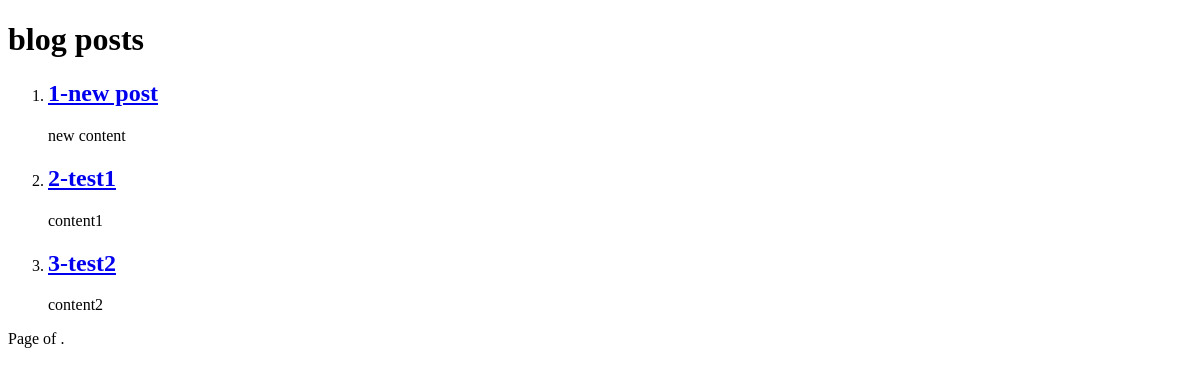
The app's page /blog/post/, older data.
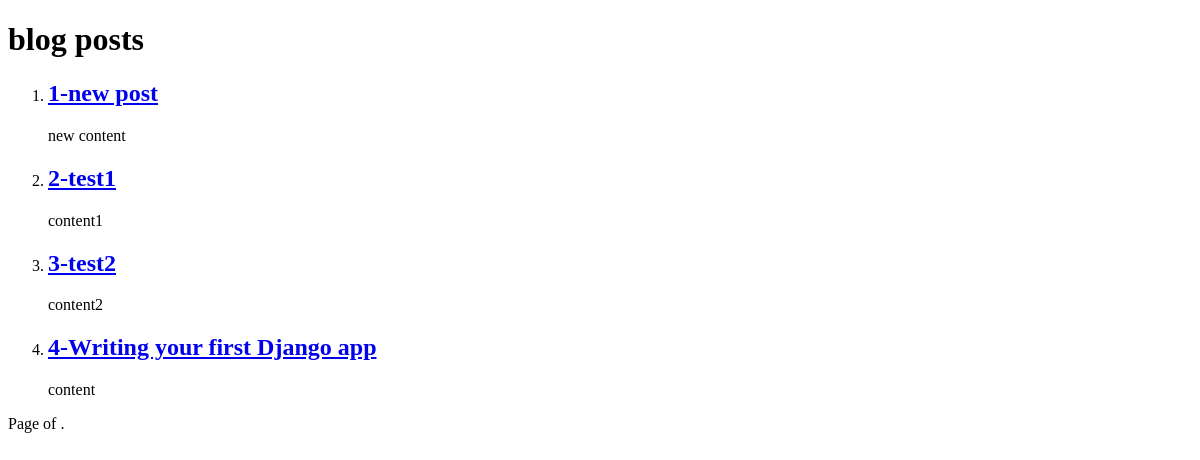
The same page, newer data.
### blog/models.py (models this page shows)
class Post(models.Model):
    author = models.ForeignKey(User, on_delete=models.CASCADE)
    image = models.ImageField(null=True, blank=True)
    title = models.CharField(max_length=250)
    content = models.TextField()
    status = models.BooleanField()
    category = models.ForeignKey('Category', on_delete=models.SET_NULL, null=True)
    created_date = models.DateTimeField(auto_now_add=True)
    updated_date = models.DateTimeField(auto_now=True)
    published_date = models.DateTimeField()

### blog/views.py (the view)
# urls.py: path('post/',views.PostList.as_view(), name="post-list"),
class PostList(ListView):
    context_object_name = "posts"
    def get_queryset(self):
        posts = Post.objects.filter(status= True)
        return posts

### templates/blog/post_list.html (shortened to what this page needs)
<!DOCTYPE html>
<html lang="en">
<head>
</head>
<body>
    <h1> blog posts </h1>
    <ol>
    {% for post in posts %}
    <li>
  <a href="{% url 'blog:post-detail' pk=post.id %}"><h2> {{post.id}}-{{post.title}} </h2></a>
                <p> {{post.content}} </p>
    </li>
    {% endfor %}
    </ol>
    <div class="pagination">
        <span class="step-links">
            <span class="current">
                Page {{ page_obj.number }} of {{ page_obj.paginator.num_pages }}.
            </span>
        </span>
    </div>
</body>
</html>

Row changes from the older to the newer data that the page shows:
added Post: id "4", title "Writing your first Django app", content "content"
